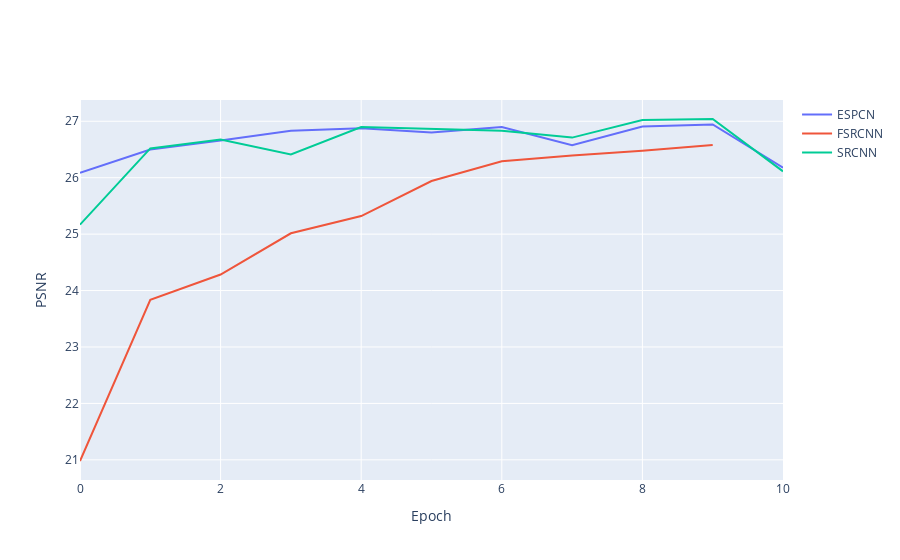

Here is the notebook cell this chart was saved with:
### Markdown cell above
##### plots average lines of all models into one graph (data for that has been hard coded down below for dog dataset)

### Code cell
import plotly.graph_objects as go
import plotly.offline as pyo
import numpy as np
data = [[26.086121550141637, 26.500422264288527, 26.660102869339347, 26.83295133126692, 26.874811841738115, 26.80295849286863, 26.89856834174961, 26.577675507482166, 26.90733575693053, 26.942565204813786, 26.177937904679688, 27.013983015012787, 26.98787022208295],[20.97941350563986, 23.837119969495017, 24.283865205179197, 25.01499516918279, 25.319767329046147, 25.941155081439064, 26.28973173908351, 26.394773912719252, 26.47659645420195, 26.580975677159312],[25.16832292503419, 26.51897940633001, 26.67516703671364, 26.413521274413796, 26.897176324337284, 26.868541243839964, 26.832665437064396, 26.710654141118802, 27.021316015179128, 27.040426034845733, 26.11233959631153]]

fig = go.Figure()

# Calculate the average of all sublists
min_length = min(len(sublist) for sublist in data)


fig.add_trace(go.Scatter(x=list(range(len(sublist))), y=data[0], mode='lines', name='ESPCN'))
fig.add_trace(go.Scatter(x=list(range(len(sublist))), y=data[1], mode='lines', name='FSRCNN'))
fig.add_trace(go.Scatter(x=list(range(len(sublist))), y=data[2], mode='lines', name="SRCNN"))


fig.update_xaxes(title_text='Epoch')
fig.update_yaxes(title_text='PSNR')

#pyo.plot(fig, filename='PSNR_over_epochs_folds.html')
fig

### Figure 1 — Plotly figure (JSON) as saved in the notebook; plotly's stock layout.template omitted (floating-point values rounded to 4 significant figures)
{"data": [{"mode": "lines", "name": "ESPCN", "type": "scatter", "x": [0, 1, 2, 3, 4, 5, 6, 7, 8, 9, 10], "y": [26.09, 26.5, 26.66, 26.83, 26.87, 26.8, 26.9, 26.58, 26.91, 26.94, 26.18, 27.01, 26.99]}, {"mode": "lines", "name": "FSRCNN", "type": "scatter", "x": [0, 1, 2, 3, 4, 5, 6, 7, 8, 9, 10], "y": [20.98, 23.84, 24.28, 25.01, 25.32, 25.94, 26.29, 26.39, 26.48, 26.58]}, {"mode": "lines", "name": "SRCNN", "type": "scatter", "x": [0, 1, 2, 3, 4, 5, 6, 7, 8, 9, 10], "y": [25.17, 26.52, 26.68, 26.41, 26.9, 26.87, 26.83, 26.71, 27.02, 27.04, 26.11]}], "layout": {"xaxis": {"title": {"text": "Epoch"}}, "yaxis": {"title": {"text": "PSNR"}}}}
